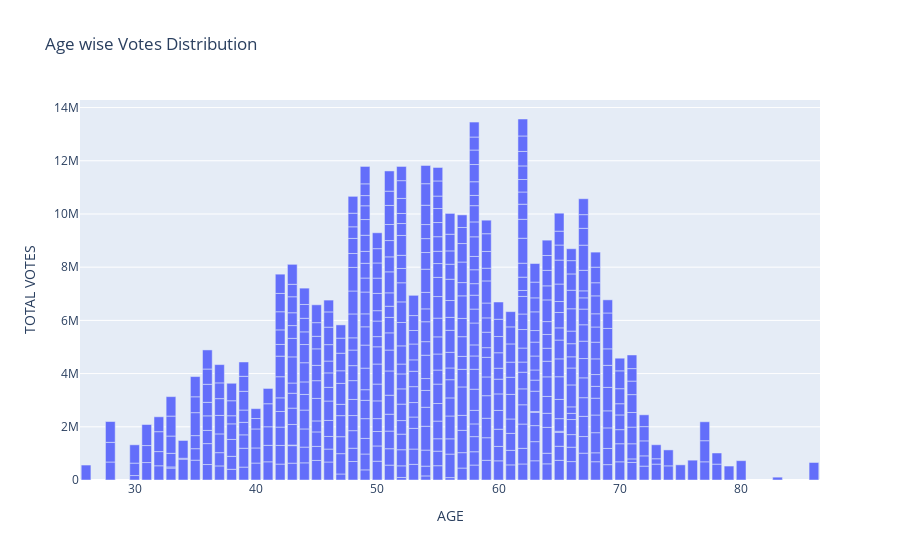

Notebook cell for this chart:
### Code cell
px.bar(df[df['WINNER']==1], x="AGE", y="TOTAL VOTES",title='Age wise Votes Distribution')

### Figure 1 — Plotly figure (JSON) as saved in the notebook; plotly's stock layout.template omitted (floating-point values rounded to 4 significant figures; data arrays with more than 128 entries replaced by an {"elided": "..."} marker saying what was removed)
{"data": [{"alignmentgroup": "True", "hovertemplate": "AGE=%{x}<br>TOTAL VOTES=%{y}<extra></extra>", "legendgroup": "", "marker": {"color": "#636efa", "pattern": {"shape": ""}}, "name": "", "offsetgroup": "", "orientation": "v", "showlegend": false, "textposition": "auto", "type": "bar", "x": {"elided": "539 int values"}, "xaxis": "x", "y": {"elided": "539 int values"}, "yaxis": "y"}], "layout": {"barmode": "relative", "legend": {"tracegroupgap": 0}, "title": {"text": "Age wise Votes Distribution"}, "xaxis": {"anchor": "y", "domain": [0, 1], "title": {"text": "AGE"}}, "yaxis": {"anchor": "x", "domain": [0, 1], "title": {"text": "TOTAL VOTES"}}}}
